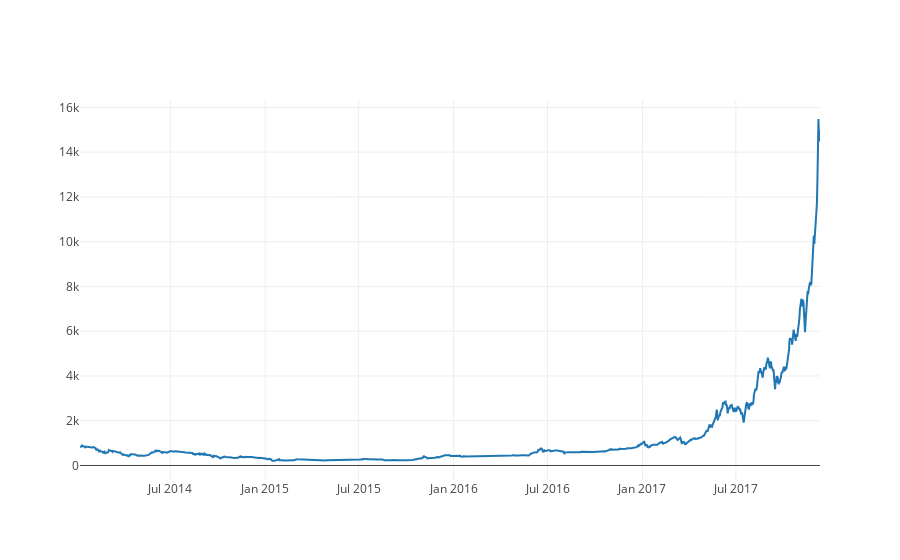

Here is the notebook cell this chart was saved with:
### Code cell
from math import sqrt
from numpy import concatenate
from matplotlib import pyplot
import pandas as pd
from datetime import datetime
from sklearn.preprocessing import MinMaxScaler
from sklearn.preprocessing import LabelEncoder
from sklearn.metrics import mean_squared_error
from keras.models import Sequential
from keras.layers import Dense,Dropout
from keras.layers import LSTM
from keras.optimizers import RMSprop
import plotly.offline as py
import plotly.graph_objs as go
import numpy as np
import seaborn as sns
py.init_notebook_mode(connected=True)
%matplotlib inline
import quandl
data = quandl.get('BCHARTS/KRAKENUSD', returns='pandas')
data['Weighted Price'].replace(0, np.nan, inplace=True)
data['Weighted Price'].fillna(method='ffill', inplace=True)
btc_trace = go.Scatter(x=data.index, y=data['Weighted Price'], name= 'Price')
py.iplot([btc_trace])

### Figure 1 — Plotly figure (JSON) as saved in the notebook; plotly's stock layout.template omitted (floating-point values rounded to 4 significant figures; data arrays with more than 128 entries replaced by an {"elided": "..."} marker saying what was removed)
{"data": [{"name": "Price", "type": "scatter", "x": {"elided": "1435 str values"}, "y": {"elided": "1435 float values"}}], "layout": {}}
